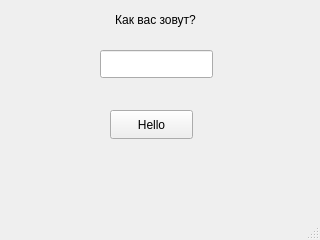
<?xml version="1.0" encoding="UTF-8"?>
<ui version="4.0">
 <class>MainWindow</class>
 <widget class="QMainWindow" name="MainWindow">
  <property name="geometry">
   <rect>
    <x>0</x>
    <y>0</y>
    <width>320</width>
    <height>240</height>
   </rect>
  </property>
  <property name="minimumSize">
   <size>
    <width>320</width>
    <height>240</height>
   </size>
  </property>
  <property name="maximumSize">
   <size>
    <width>320</width>
    <height>240</height>
   </size>
  </property>
  <property name="windowTitle">
   <string>Hello Button</string>
  </property>
  <widget class="QWidget" name="centralwidget">
   <widget class="QLabel" name="label">
    <property name="geometry">
     <rect>
      <x>100</x>
      <y>10</y>
      <width>111</width>
      <height>20</height>
     </rect>
    </property>
    <property name="text">
     <string>&lt;html&gt;&lt;head/&gt;&lt;body&gt;&lt;p align=&quot;center&quot;&gt;Как вас зовут?&lt;/p&gt;&lt;/body&gt;&lt;/html&gt;</string>
    </property>
   </widget>
   <widget class="QLabel" name="lbl_result">
    <property name="geometry">
     <rect>
      <x>20</x>
      <y>160</y>
      <width>271</width>
      <height>20</height>
     </rect>
    </property>
    <property name="text">
     <string>&lt;html&gt;&lt;head/&gt;&lt;body&gt;&lt;p align=&quot;center&quot;&gt;&lt;br/&gt;&lt;/p&gt;&lt;/body&gt;&lt;/html&gt;</string>
    </property>
   </widget>
   <widget class="QPushButton" name="pushButton">
    <property name="geometry">
     <rect>
      <x>110</x>
      <y>110</y>
      <width>83</width>
      <height>29</height>
     </rect>
    </property>
    <property name="text">
     <string>Hello</string>
    </property>
   </widget>
   <widget class="QLineEdit" name="lineEdit">
    <property name="geometry">
     <rect>
      <x>100</x>
      <y>50</y>
      <width>113</width>
      <height>28</height>
     </rect>
    </property>
   </widget>
  </widget>
  <widget class="QMenuBar" name="menubar">
   <property name="geometry">
    <rect>
     <x>0</x>
     <y>0</y>
     <width>320</width>
     <height>25</height>
    </rect>
   </property>
  </widget>
  <widget class="QStatusBar" name="statusbar"/>
 </widget>
 <resources/>
 <connections/>
</ui>
